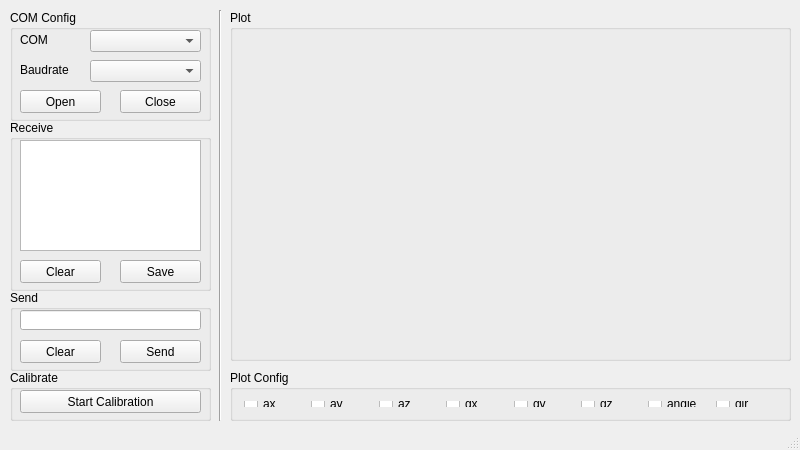
<?xml version="1.0" encoding="UTF-8"?>
<ui version="4.0">
 <class>MainWindow</class>
 <widget class="QMainWindow" name="MainWindow">
  <property name="windowModality">
   <enum>Qt::NonModal</enum>
  </property>
  <property name="geometry">
   <rect>
    <x>0</x>
    <y>0</y>
    <width>800</width>
    <height>450</height>
   </rect>
  </property>
  <property name="sizePolicy">
   <sizepolicy hsizetype="Preferred" vsizetype="Preferred">
    <horstretch>0</horstretch>
    <verstretch>0</verstretch>
   </sizepolicy>
  </property>
  <property name="minimumSize">
   <size>
    <width>800</width>
    <height>450</height>
   </size>
  </property>
  <property name="maximumSize">
   <size>
    <width>800</width>
    <height>450</height>
   </size>
  </property>
  <property name="windowTitle">
   <string>IMU Assistent</string>
  </property>
  <widget class="QWidget" name="centralWidget">
   <widget class="Line" name="line">
    <property name="geometry">
     <rect>
      <x>210</x>
      <y>10</y>
      <width>20</width>
      <height>411</height>
     </rect>
    </property>
    <property name="orientation">
     <enum>Qt::Vertical</enum>
    </property>
   </widget>
   <widget class="QGroupBox" name="groupBox">
    <property name="geometry">
     <rect>
      <x>10</x>
      <y>10</y>
      <width>201</width>
      <height>111</height>
     </rect>
    </property>
    <property name="title">
     <string>COM Config</string>
    </property>
    <widget class="QLabel" name="label_2">
     <property name="geometry">
      <rect>
       <x>10</x>
       <y>20</y>
       <width>61</width>
       <height>20</height>
      </rect>
     </property>
     <property name="text">
      <string>COM</string>
     </property>
    </widget>
    <widget class="QComboBox" name="CBB_COM">
     <property name="geometry">
      <rect>
       <x>80</x>
       <y>20</y>
       <width>111</width>
       <height>22</height>
      </rect>
     </property>
    </widget>
    <widget class="QComboBox" name="CBB_Baudrate">
     <property name="geometry">
      <rect>
       <x>80</x>
       <y>50</y>
       <width>111</width>
       <height>22</height>
      </rect>
     </property>
     <property name="sizeAdjustPolicy">
      <enum>QComboBox::AdjustToMinimumContentsLength</enum>
     </property>
    </widget>
    <widget class="QLabel" name="label_3">
     <property name="geometry">
      <rect>
       <x>10</x>
       <y>50</y>
       <width>61</width>
       <height>20</height>
      </rect>
     </property>
     <property name="text">
      <string>Baudrate</string>
     </property>
    </widget>
    <widget class="QPushButton" name="PB_OpenCOM">
     <property name="geometry">
      <rect>
       <x>10</x>
       <y>80</y>
       <width>81</width>
       <height>23</height>
      </rect>
     </property>
     <property name="text">
      <string>Open</string>
     </property>
    </widget>
    <widget class="QPushButton" name="PB_CloseCOM">
     <property name="geometry">
      <rect>
       <x>110</x>
       <y>80</y>
       <width>81</width>
       <height>23</height>
      </rect>
     </property>
     <property name="text">
      <string>Close</string>
     </property>
    </widget>
   </widget>
   <widget class="QGroupBox" name="groupBox_2">
    <property name="geometry">
     <rect>
      <x>10</x>
      <y>120</y>
      <width>201</width>
      <height>171</height>
     </rect>
    </property>
    <property name="title">
     <string>Receive</string>
    </property>
    <widget class="QTextBrowser" name="TB_Receive">
     <property name="geometry">
      <rect>
       <x>10</x>
       <y>20</y>
       <width>181</width>
       <height>111</height>
      </rect>
     </property>
    </widget>
    <widget class="QPushButton" name="PB_ReceiveClear">
     <property name="geometry">
      <rect>
       <x>10</x>
       <y>140</y>
       <width>81</width>
       <height>23</height>
      </rect>
     </property>
     <property name="text">
      <string>Clear</string>
     </property>
    </widget>
    <widget class="QPushButton" name="PB_ReceiveSave">
     <property name="geometry">
      <rect>
       <x>110</x>
       <y>140</y>
       <width>81</width>
       <height>23</height>
      </rect>
     </property>
     <property name="text">
      <string>Save</string>
     </property>
    </widget>
   </widget>
   <widget class="QGroupBox" name="groupBox_3">
    <property name="geometry">
     <rect>
      <x>10</x>
      <y>290</y>
      <width>201</width>
      <height>81</height>
     </rect>
    </property>
    <property name="title">
     <string>Send</string>
    </property>
    <widget class="QLineEdit" name="LE_Send">
     <property name="geometry">
      <rect>
       <x>10</x>
       <y>20</y>
       <width>181</width>
       <height>20</height>
      </rect>
     </property>
    </widget>
    <widget class="QPushButton" name="PB_SendClear">
     <property name="geometry">
      <rect>
       <x>10</x>
       <y>50</y>
       <width>81</width>
       <height>23</height>
      </rect>
     </property>
     <property name="text">
      <string>Clear</string>
     </property>
    </widget>
    <widget class="QPushButton" name="PB_SendSend">
     <property name="geometry">
      <rect>
       <x>110</x>
       <y>50</y>
       <width>81</width>
       <height>23</height>
      </rect>
     </property>
     <property name="text">
      <string>Send</string>
     </property>
    </widget>
   </widget>
   <widget class="QGroupBox" name="groupBox_4">
    <property name="geometry">
     <rect>
      <x>10</x>
      <y>370</y>
      <width>201</width>
      <height>51</height>
     </rect>
    </property>
    <property name="title">
     <string>Calibrate</string>
    </property>
    <widget class="QPushButton" name="PB_Calibrate">
     <property name="geometry">
      <rect>
       <x>10</x>
       <y>20</y>
       <width>181</width>
       <height>23</height>
      </rect>
     </property>
     <property name="text">
      <string>Start Calibration</string>
     </property>
    </widget>
   </widget>
   <widget class="QGroupBox" name="groupBox_5">
    <property name="geometry">
     <rect>
      <x>230</x>
      <y>370</y>
      <width>561</width>
      <height>51</height>
     </rect>
    </property>
    <property name="title">
     <string>Plot Config</string>
    </property>
    <layout class="QHBoxLayout" name="horizontalLayout">
     <item>
      <widget class="QCheckBox" name="CB_AX">
       <property name="text">
        <string>ax</string>
       </property>
      </widget>
     </item>
     <item>
      <widget class="QCheckBox" name="CB_AY">
       <property name="text">
        <string>ay</string>
       </property>
      </widget>
     </item>
     <item>
      <widget class="QCheckBox" name="CB_AZ">
       <property name="text">
        <string>az</string>
       </property>
      </widget>
     </item>
     <item>
      <widget class="QCheckBox" name="CB_GX">
       <property name="text">
        <string>gx</string>
       </property>
      </widget>
     </item>
     <item>
      <widget class="QCheckBox" name="CB_GY">
       <property name="text">
        <string>gy</string>
       </property>
      </widget>
     </item>
     <item>
      <widget class="QCheckBox" name="CB_GZ">
       <property name="text">
        <string>gz</string>
       </property>
      </widget>
     </item>
     <item>
      <widget class="QCheckBox" name="CB_Angle">
       <property name="text">
        <string>angle</string>
       </property>
      </widget>
     </item>
     <item>
      <widget class="QCheckBox" name="CB_Dir">
       <property name="text">
        <string>dir</string>
       </property>
      </widget>
     </item>
    </layout>
   </widget>
   <widget class="QGroupBox" name="groupBox_6">
    <property name="geometry">
     <rect>
      <x>230</x>
      <y>10</y>
      <width>561</width>
      <height>351</height>
     </rect>
    </property>
    <property name="title">
     <string>Plot</string>
    </property>
    <widget class="QwtPlot" name="qwtPlot">
     <property name="geometry">
      <rect>
       <x>9</x>
       <y>19</y>
       <width>541</width>
       <height>321</height>
      </rect>
     </property>
    </widget>
   </widget>
  </widget>
  <widget class="QStatusBar" name="statusBar"/>
 </widget>
 <layoutdefault spacing="6" margin="11"/>
 <customwidgets>
  <customwidget>
   <class>QwtPlot</class>
   <extends>QFrame</extends>
   <header>qwt_plot.h</header>
  </customwidget>
 </customwidgets>
 <resources/>
 <connections/>
</ui>
